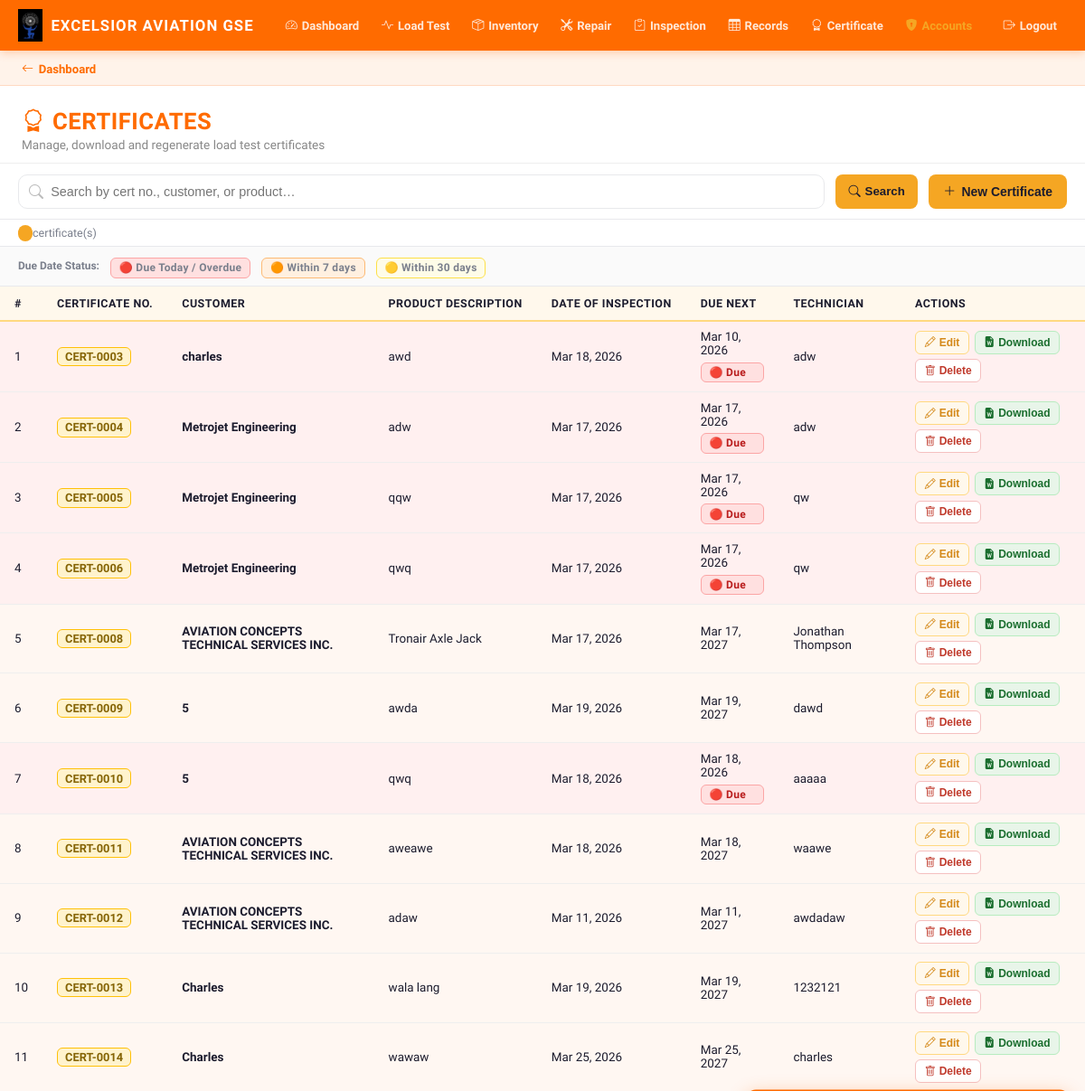
/certificates/ (signed in), run on the app's committed database.
### core/models.py (models this page shows, shortened)
class Certificate(models.Model):
    customer                     = models.ForeignKey(Customer, on_delete=models.PROTECT)
    address                      = models.TextField(blank=True)
    accessories                  = models.TextField(blank=True)
    date_of_inspection           = models.DateField(null=True, blank=True)
    due_next_inspection          = models.DateField(null=True, blank=True)
    product_description          = models.CharField(max_length=255, blank=True)
    capacity                     = models.CharField(max_length=100, blank=True)
    model_number                 = models.CharField(max_length=100, blank=True)
    serial_number                = models.CharField(max_length=100, blank=True)
    working_load_limits          = models.CharField(max_length=100, blank=True)
    tested_load                  = models.CharField(max_length=100, blank=True)
    pressure_relief              = models.CharField(max_length=100, blank=True)
    load_cell_certificate_number = models.CharField(max_length=100, blank=True)
    work_perform                 = models.TextField(blank=True)
    technician_name              = models.CharField(max_length=255, blank=True)
    technician_date              = models.DateField(null=True, blank=True)
    created_at                   = models.DateTimeField(auto_now_add=True)
    @property
    def certificate_number(self):
        return f"CERT-{self.pk:04d}"

class Customer(models.Model):
    name    = models.CharField(max_length=255)
    address = models.TextField(blank=True)

### core/views.py (the view)
# urls.py: path('certificates/',                    views.certificate_list,     name='certificate_list'),
@login_required
def certificate_list(request):
    certs = Certificate.objects.select_related('customer').all()
    q = request.GET.get('search', '').strip()
    if q:
        certs = certs.filter(
            Q(certificate_number__icontains=q) |
            Q(customer__name__icontains=q) |
            Q(product_description__icontains=q)
        )
    paginator = Paginator(certs, 20)
    page = paginator.get_page(request.GET.get('page', 1))
    return render(request, 'certificate_list.html', {
        'certificates': page,
        'search_query': q,
    })

### core/templatetags/warranty_tags.py (called while the page is built)
@register.simple_tag
def warranty_status(date_due):
    if not date_due:
        return None
    today = timezone.localdate()
    if isinstance(date_due, datetime.datetime):
        due = date_due.date()
    else:
        due = date_due
    delta = (due - today).days
    if delta <= 0:
        return {'level': 'critical', 'label': '🔴 Due Today' if delta == 0 else '🔴 Due', 'days': delta}
    elif delta <= 7:
        return {'level': 'urgent', 'label': f'🟠 Due in {delta}d', 'days': delta}
    elif delta <= 30:
        return {'level': 'warning', 'label': f'🟡 Due in {delta}d', 'days': delta}
    return None

### core/templates/certificate_list.html (shortened to what this page needs)
{% extends 'base.html' %}
{% load warranty_tags %}
{% block content %}
<div class="back-bar">
  <a href="{% url 'dashboard' %}" class="back-btn"><i class="bi bi-arrow-left"></i> Dashboard</a>
</div>
<div class="page-header">
  <h1><i class="bi bi-award"></i> Certificates</h1>
  <p>Manage, download and regenerate load test certificates</p>
</div>
<div class="cl-toolbar">
  <form method="get" class="search-wrap">
    <i class="bi bi-search"></i>
    <input type="text" name="search" value="{{ search_query }}" placeholder="Search by cert no., customer, or product…" id="searchInput"/>
  </form>
  <button onclick="document.querySelector('form').submit()" style="background:#f5a623;color:#1c1c2e;border:none;border-radius:8px;padding:.45rem .9rem;cursor:pointer;font-weight:700;min-height:38px;display:flex;align-items:center;gap:.3rem;font-size:.83rem;">
    <i class="bi bi-search"></i> Search
  </button>
  <a href="{% url 'certificate_create' %}" class="btn-new">
    <i class="bi bi-plus-lg"></i> New Certificate
  </a>
</div>
<div class="count-bar">
  <span class="count-badge">{{ certificates.count }}</span> certificate(s)
</div>
<div class="warranty-legend">
  <span>Due Date Status:</span>
  <span class="warranty-badge warranty-critical">🔴 Due Today / Overdue</span>
  <span class="warranty-badge warranty-urgent">🟠 Within 7 days</span>
  <span class="warranty-badge warranty-warning">🟡 Within 30 days</span>
</div>
<div class="table-wrapper">
  {% if certificates %}
  <table class="cert-table">
    <thead>
      <tr>
        <th>#</th>
        <th>Certificate No.</th>
        <th>Customer</th>
        <th>Product Description</th>
        <th>Date of Inspection</th>
        <th>Due Next</th>
        <th>Technician</th>
        <th>Actions</th>
      </tr>
    </thead>
    <tbody>
      {% for c in certificates %}
      {% warranty_status c.due_next_inspection as ws %}
      <tr{% if ws %} class="row-{{ ws.level }}"{% endif %}>
        <td>{{ forloop.counter }}</td>
        <td><span class="cert-no-tag">{{ c.certificate_number }}</span></td>
        <td><strong>{{ c.customer.name }}</strong></td>
        <td>{{ c.product_description }}</td>
        <td>{{ c.date_of_inspection|date:"M d, Y" }}</td>
        <td>
          <div class="date-cell">
            <span>{{ c.due_next_inspection|date:"M d, Y" }}</span>
            {% if ws %}
              <span class="warranty-badge warranty-{{ ws.level }}">{{ ws.label }}</span>
            {% endif %}
          </div>
        </td>
        <td>{{ c.technician_name }}</td>
        <td>
          <div class="action-btns">
            <a href="{% url 'certificate_edit' c.pk %}" class="btn-act btn-edit-act">
              <i class="bi bi-pencil"></i> Edit
            </a>
            <a href="{% url 'certificate_download' c.pk %}" class="btn-act btn-dl-act" target="_blank">
              <i class="bi bi-file-earmark-word-fill"></i> Download
            </a>
            <button class="btn-act btn-del-act" onclick="confirmDelete('{% url "certificate_delete" c.pk|escapejs %}', '{{ c.certificate_number|escapejs }}')">
              <i class="bi bi-trash"></i> Delete
            </button>
          </div>
        </td>
      </tr>
      {% endfor %}
    </tbody>
  </table>
  {% else %}
  <div class="empty-state">
    <i class="bi bi-award"></i>
    <p>No certificates found. <a href="{% url 'certificate_create' %}" style="color:#d4891a;font-weight:700;">Create your first certificate</a></p>
  </div>
  {% endif %}
</div>
{% endblock %}

### core/templates/base.html (style rules this page uses)
:root { --orange: #FF6B00; --orange-hover: #e55f00; --orange-light: #fff3ea; --orange-border:#ffd9c2; --bg: #fff7f2; --white: #ffffff; --text: #1e1e1e; --text-muted: #888; --border: #eee; --card-shadow: 0 2px 12px rgba(255,107,0,0.08); }
*, *::before, *::after { box-sizing: border-box; margin: 0; padding: 0; }
body { font-family: 'Rajdhani', 'Segoe UI', sans-serif; background: var(--bg); color: var(--text); min-height: 100vh; }
.page-header { padding: 1.5rem 1.5rem 0.75rem; border-bottom: 1px solid var(--border); background: var(--white); }
.page-header h1 { font-family: 'Barlow Condensed', sans-serif; font-size: 1.6rem; font-weight: 800; text-transform: uppercase; letter-spacing: 0.5px; color: #FF6B00; display: flex; align-items: center; gap: 0.5rem; }
.page-header p { font-size: 0.85rem; color: var(--text-muted); margin-top: 0.2rem; }
.back-bar { background: var(--orange-light); padding: 0.6rem 1.5rem; border-bottom: 1px solid var(--orange-border); }
.back-btn { font-size: 0.82rem; font-weight: 700; color: #FF6B00; text-decoration: none; display: inline-flex; align-items: center; gap: 0.35rem; transition: color 0.15s; }
table { width: 100%; border-collapse: collapse; font-size: 0.85rem; }
th { background: var(--orange-light); border-bottom: 2px solid var(--orange-border); padding: 0.6rem 0.85rem; text-align: left; font-size: 0.72rem; font-weight: 800; text-transform: uppercase; letter-spacing: 0.5px; color: #FF6B00; white-space: nowrap; }
td { border-bottom: 1px solid var(--border); padding: 0.6rem 0.85rem; color: var(--text); vertical-align: middle; }
tr:last-child td { border-bottom: none; }

### data on the page
Certificate: certificate_number "CERT-0003", customer.name "charles", product_description "awd", date_of_inspection "Mar 18, 2026", due_next_inspection "Mar 10, 2026", label "🔴 Due", technician_name "adw"
Certificate: certificate_number "CERT-0004", customer.name "Metrojet Engineering", product_description "adw", date_of_inspection "Mar 17, 2026", due_next_inspection "Mar 17, 2026", label "🔴 Due", technician_name "adw"
Certificate: certificate_number "CERT-0005", customer.name "Metrojet Engineering", product_description "qqw", date_of_inspection "Mar 17, 2026", due_next_inspection "Mar 17, 2026", label "🔴 Due", technician_name "qw"
Certificate: certificate_number "CERT-0006", customer.name "Metrojet Engineering", product_description "qwq", date_of_inspection "Mar 17, 2026", due_next_inspection "Mar 17, 2026", label "🔴 Due", technician_name "qw"
Certificate: certificate_number "CERT-0008", customer.name "AVIATION CONCEPTS TECHNICAL SERVICES INC.", product_description "Tronair Axle Jack", date_of_inspection "Mar 17, 2026", due_next_inspection "Mar 17, 2027", technician_name "Jonathan Thompson"
Certificate: certificate_number "CERT-0009", customer.name "5", product_description "awda", date_of_inspection "Mar 19, 2026", due_next_inspection "Mar 19, 2027", technician_name "dawd"
Certificate: certificate_number "CERT-0010", customer.name "5", product_description "qwq", date_of_inspection "Mar 18, 2026", due_next_inspection "Mar 18, 2026", label "🔴 Due", technician_name "aaaaa"
Certificate: certificate_number "CERT-0011", customer.name "AVIATION CONCEPTS TECHNICAL SERVICES INC.", product_description "aweawe", date_of_inspection "Mar 18, 2026", due_next_inspection "Mar 18, 2027", technician_name "waawe"
Certificate: certificate_number "CERT-0012", customer.name "AVIATION CONCEPTS TECHNICAL SERVICES INC.", product_description "adaw", date_of_inspection "Mar 11, 2026", due_next_inspection "Mar 11, 2027", technician_name "awdadaw"
Certificate: certificate_number "CERT-0013", customer.name "Charles", product_description "wala lang", date_of_inspection "Mar 19, 2026", due_next_inspection "Mar 19, 2027", technician_name "1232121"
Certificate: certificate_number "CERT-0014", customer.name "Charles", product_description "wawaw", date_of_inspection "Mar 25, 2026", due_next_inspection "Mar 25, 2027", technician_name "charles"
